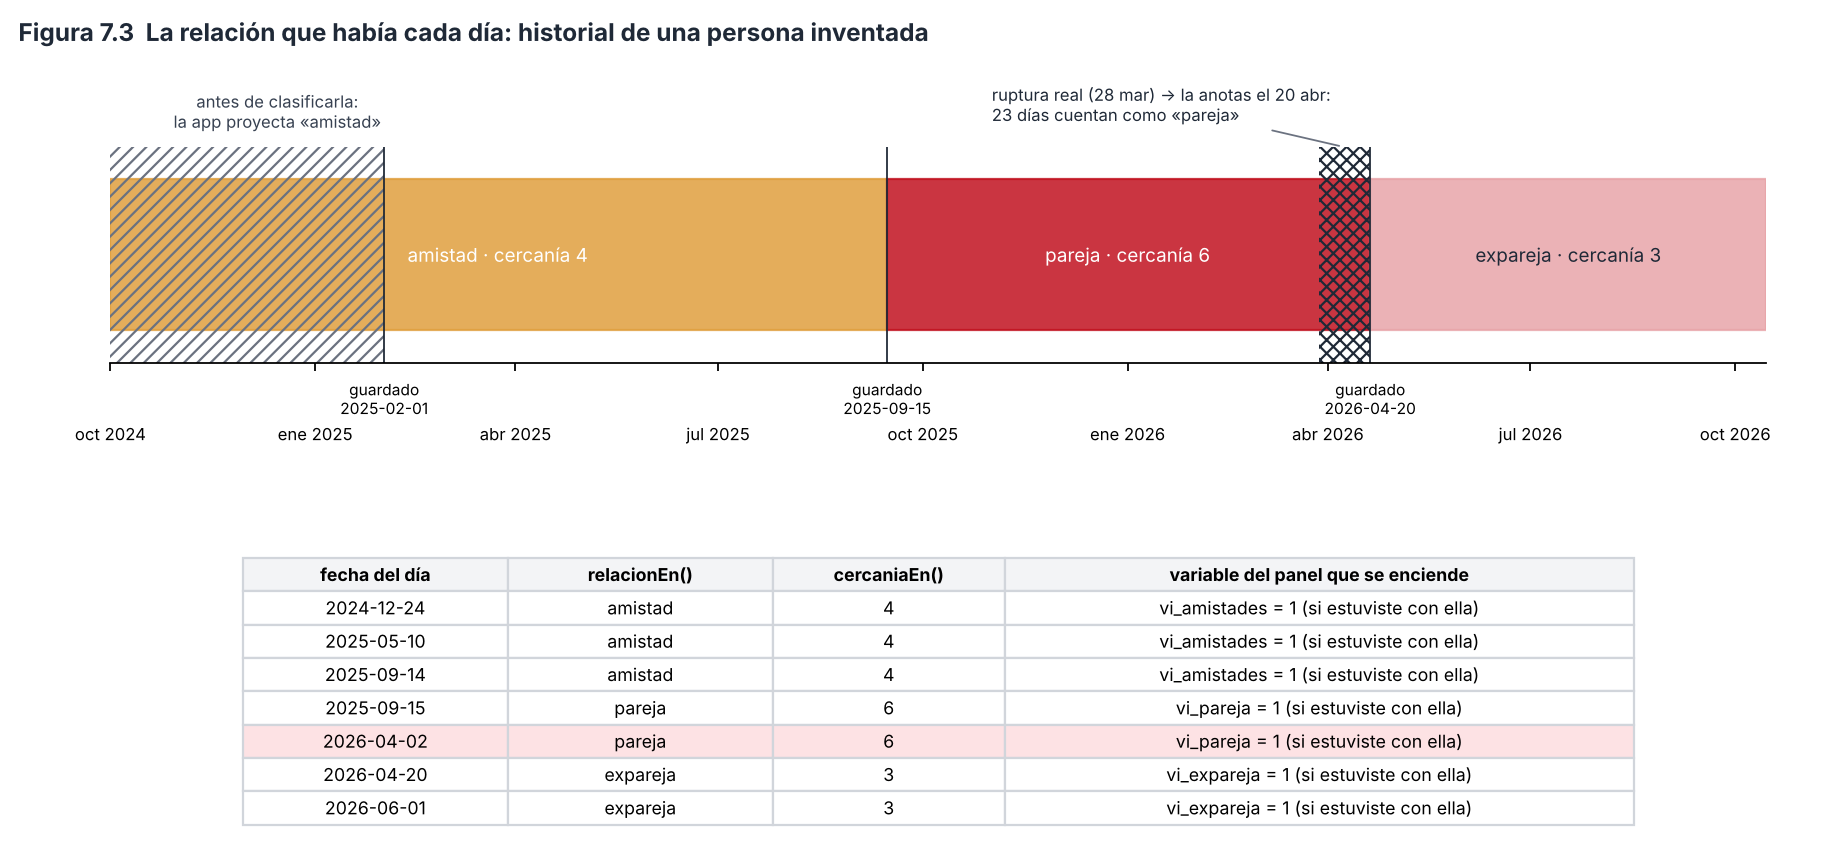

The Python source for this figure:
"""Figura 7.3 - Relación según la fecha con datos SINTÉTICOS: replica Personas.guardar (historial) y
Personas.relacionEn / cercaniaEn (data/Personas.kt). Uso: python fig19_relacion_fecha.py [salida.png]"""
import sys
from datetime import date, timedelta
import matplotlib
matplotlib.use("Agg")
import matplotlib.pyplot as plt
import matplotlib.dates as md

# --- Lo que hace la app: cada guardado con cambio deja (hasta = día del cambio, relación y cercanía anteriores).
persona = {"relacion": None, "cercania": None, "historial": []}
def guardar(rel, cerca, hoy):
    if persona["relacion"] is not None:
        cambio = persona["relacion"] != rel or (persona["cercania"] is not None and cerca is not None and persona["cercania"] != cerca)
        if cambio: persona["historial"].append((hoy, persona["relacion"], persona["cercania"]))
    persona["relacion"] = rel; persona["cercania"] = cerca if cerca is not None else persona["cercania"]
def relacion_en(f):
    for hasta, rel, _ in sorted(persona["historial"]):
        if f < hasta: return rel
    return persona["relacion"]
def cercania_en(f):
    for hasta, _, c in sorted(persona["historial"]):
        if f < hasta: return c if c is not None else persona["cercania"]
    return persona["cercania"]

guardar("amistad", 4, "2025-02-01")        # primera vez que la clasificas
guardar("pareja", 6, "2025-09-15")
guardar("expareja", 3, "2026-04-20")       # lo anotas 23 días después de la ruptura real (2026-03-28)
REAL = "2026-03-28"

COL = {"amistad": "#e09f3e", "pareja": "#c1121f", "expareja": "#e8a5a9"}
d0, d1 = date(2024, 10, 1), date(2026, 10, 15)
dias = [d0 + timedelta(k) for k in range((d1 - d0).days + 1)]

fig = plt.figure(figsize=(11.5, 5.4), dpi=160)
a = fig.add_axes([0.06, 0.58, 0.9, 0.25])
prev, ini = None, d0
for d in dias + [None]:
    r = relacion_en(d.isoformat()) if d else None
    if r != prev and prev is not None:
        a.axvspan(ini, d or d1, ymin=.15, ymax=.85, color=COL[prev], alpha=.85)
        mid = ini + (((d or d1) - ini) / 2)
        a.text(mid, .5, f"{prev} · cercanía {cercania_en(ini.isoformat())}", ha="center", va="center", fontsize=8.5, color="white" if prev != "expareja" else "#1f2937")
    if r != prev: ini = d
    prev = r
a.axvspan(d0, date(2025, 2, 1), ymin=.0, ymax=1, facecolor="none", hatch="////", edgecolor="#6b7280", lw=0)
a.text(date(2024, 12, 15), 1.07, "antes de clasificarla:\nla app proyecta «amistad»", ha="center", va="bottom", fontsize=7.5, color="#374151", transform=a.get_xaxis_transform())
a.axvspan(date.fromisoformat(REAL), date(2026, 4, 20), ymin=0, ymax=1, facecolor="none", hatch="xxxx", edgecolor="#1f2937", lw=0)
a.annotate("ruptura real (28 mar) → la anotas el 20 abr:\n23 días cuentan como «pareja»", (date(2026, 4, 8), 1.0), xytext=(date(2025, 11, 1), 1.12),
           textcoords="data", xycoords=("data", "axes fraction"), fontsize=7.5, color="#1f2937", arrowprops=dict(arrowstyle="-", color="#6b7280", lw=.8))
for f in ("2025-02-01", "2025-09-15", "2026-04-20"):
    a.axvline(date.fromisoformat(f), color="#1f2937", lw=.8); a.text(date.fromisoformat(f), -.08, f"guardado\n{f}", ha="center", va="top", fontsize=7, transform=a.get_xaxis_transform())
a.set_yticks([]); a.set_xlim(d0, d1); a.xaxis.set_major_locator(md.MonthLocator(bymonth=[1, 4, 7, 10])); MES = "ene feb mar abr may jun jul ago sep oct nov dic".split()
a.xaxis.set_major_formatter(matplotlib.ticker.FuncFormatter(lambda x, _: f"{MES[md.num2date(x).month - 1]} {md.num2date(x).year}"))
a.tick_params(labelsize=7.5, pad=24)
for s in ("top", "right", "left"): a.spines[s].set_visible(False)

t = fig.add_axes([0.06, 0.02, 0.9, 0.36]); t.axis("off")
filas = []
for f in ("2024-12-24", "2025-05-10", "2025-09-14", "2025-09-15", "2026-04-02", "2026-04-20", "2026-06-01"):
    r = relacion_en(f)
    vi = {"pareja": "vi_pareja", "amistad": "vi_amistades", "expareja": "vi_expareja"}[r]
    filas.append([f, r, str(cercania_en(f)), f"{vi} = 1 (si estuviste con ella)"])
tab = t.table(cellText=filas, colLabels=["fecha del día", "relacionEn()", "cercaniaEn()", "variable del panel que se enciende"],
              loc="center", cellLoc="center", colWidths=[.16, .16, .14, .38])
tab.auto_set_font_size(False); tab.set_fontsize(8); tab.scale(1, 1.25)
for (r, c), cell in tab.get_celld().items():
    cell.set_edgecolor("#d1d5db")
    if r == 0: cell.set_facecolor("#f3f4f6"); cell.set_text_props(weight="bold")
    elif filas[r - 1][0] == "2026-04-02": cell.set_facecolor("#fde2e4")
fig.suptitle("Figura 7.3  La relación que había cada día: historial de una persona inventada", x=0.01, ha="left", fontsize=11, weight="bold", color="#1f2937")
fig.savefig(sys.argv[1] if len(sys.argv) > 1 else "fig19_relacion_fecha.png")
for f in filas: print(f)
